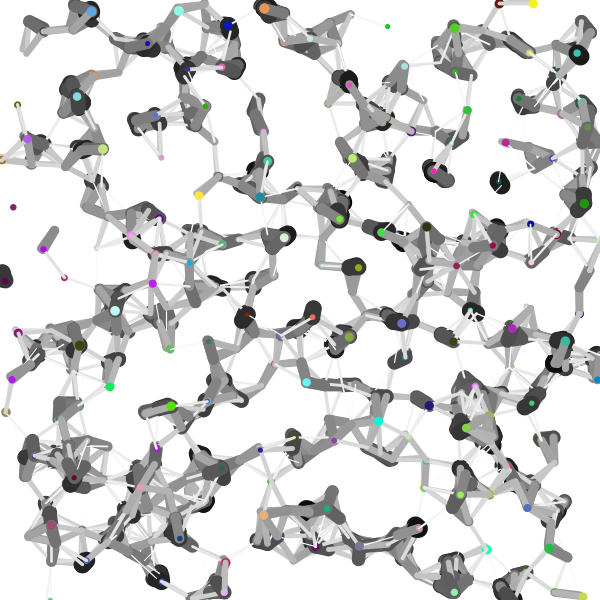
Frame 1 (no input)
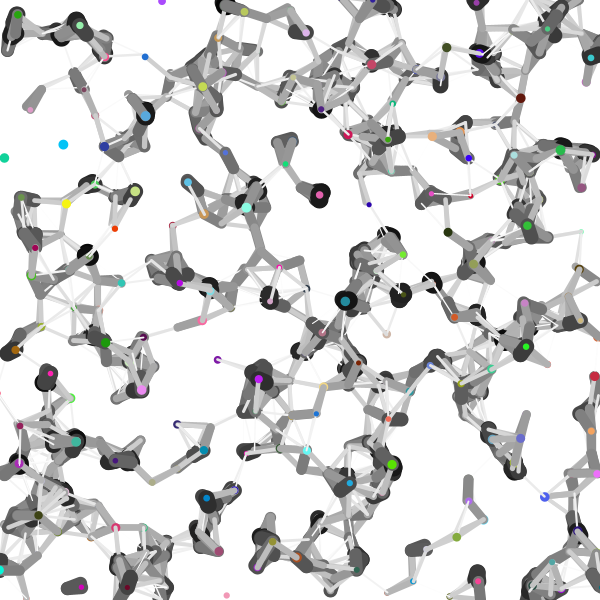
Frame 60 (the mouse pressed at the canvas centre just before this capture)
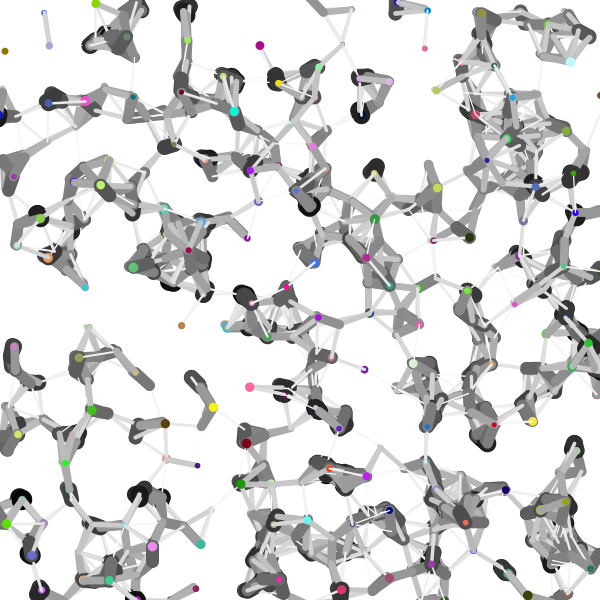
Frame 120 (the mouse held since frame 60 and released just before this capture)

The Processing sketch that drew these frames (run headless with seeded random() and noise(); from frame 60 on, the mouse is pressed at the canvas centre):

// Processing sketch: firstDemo_fromPoints2Connections
// ── firstDemo_fromPoints2Connections.pde
Circle[] cls;
int num = 500;
float threshold = 40;

void initiate() {
  cls = new Circle[num];

  for (int idx = 0; idx < cls.length; idx ++) {
    //Circle(float x, float y, float d)
    float xx = random(width);
    float yy = random(height);
    float dd = random(5, 10);
    cls[idx] = new Circle(xx, yy, dd);
  }
}

void setup() {
  size(600, 600);
  background(255);

  initiate();

  //for (int idx = 0; idx < cls.length; idx ++) {
  //  cls[idx].show();
  //}

  //for(int idx = 0; idx < 10; idx ++){
  //  float xx = random(width);
  //  float yy = random(height);
  //  float dd = random(10, 50);
  //  noStroke();
  //  fill(random(255), random(255), random(255));
  //  ellipse(xx, yy, dd, dd);
  //}
}

void draw() {
  background(255);
  //fill(255, 10);
  //rect(0,0,width,height);
  
  for (int idx = 0; idx < cls.length; idx ++) {
    cls[idx].move();
    cls[idx].edge();
    
    cls[idx].connection();
    cls[idx].show();
  }
}

void keyPressed() {
  if (key == 'r') {
    initiate();
  }
}

// ── Circle.pde
class Circle {
  //成员变量
  float cX, cY;
  float speedX, speedY;
  float dia;
  color fC;
  //构造函数
  Circle(float x, float y, float d) {
    cX = x;
    cY = y;
    dia = d;
    speedX = random(4);
    speedY = random(4);
    fC = color(random(255), random(255), random(255));
  }

  //方法
  void show() {
    fill(fC);
    noStroke();
    ellipse(cX, cY, dia, dia);
  }

  void move() {
    cX += speedX;
    cY += speedY;
  }

  void edge() {
    if (cX-dia/2>width) cX=-dia/2;
    if (cX<-dia/2) cX=width+dia/2;
    if (cY-dia/2>height) cY=-dia/2;
    if (cY<-dia/2) cY=height+dia/2;
  }

  void connection() {
    for (int idx = 0; idx < cls.length; idx ++) {
      if (cls[idx] != this) {
        float dst = dist(cls[idx].cX, cls[idx].cY, cX, cY);
        if (dst <= threshold) {
          float wt = map(dst, 0, threshold, 20, 1);
          strokeWeight(wt);
          float sc = map(dst, 0, threshold, 0, 255);
          stroke(sc);
          line(cls[idx].cX, cls[idx].cY, cX, cY);
        }
      }
    }
  }
}
